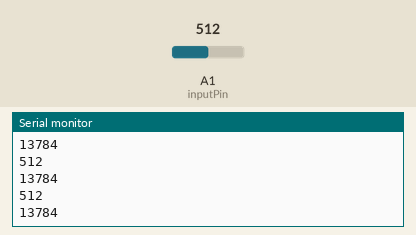
Simulated run of this sketch. Board: Arduino Uno, built with avr-gcc and run on an emulated ATmega328P. On the bench: the last lines printed to the serial monitor. Inputs (shaded band) come from the test bench; at power-on: A1 (inputPin) = 512.

Above: at 6.2 s.
6.3 s: A1 (inputPin) set to 716
At 7.1 s:
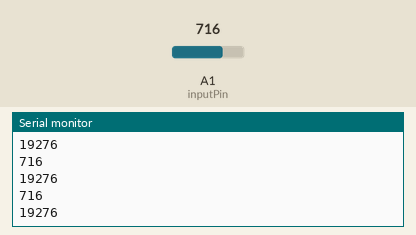
7.8 s: A1 (inputPin) set to 900
At 8.3 s:
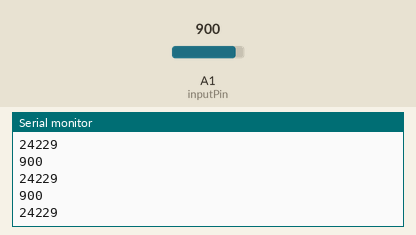
Timing chart, 0 to 10.8 s (numbered marks = the images above; inputs shaded):
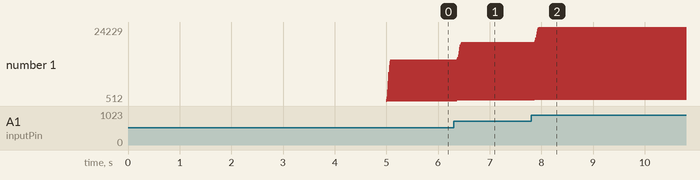

Measured:
- after the input at 6.3 s, the serial monitor: prints a new line after 0.07 s (image 1)
- after the input at 7.8 s, the serial monitor: prints a new line after 0.07 s (image 2)
- plotted number 1: 13784 → 19276 after the input at 6.3 s, 19276 → 2422 after the input at 7.8 s

The sketch:

Digital_Filter.ino
```cpp
/*
  Digital FIR Filter

 Reads analog input pin (range 0-1023) and
 prints the filtered output to the serial monitor

 The circuit:
 * analog signal connected to analog pin A1

*/
const int inputPin = A1;  // Analog input pin

// filter coefficients
const float b0=1;
const float b1=2.654;
const float b2=4.269;
const float b3=5.538;
const float b4=5.538;
const float b5=4.269;
const float b6=2.654;
const float b7=1;

// initial values for internal signals
int xstore1 = 0;
int xstore2 = 0;
int xstore3 = 0;
int xstore4 = 0;
int xstore5 = 0;
int xstore6 = 0;
int xstore7 = 0;

int yn = 0;

void setup() {
  Serial.begin(9600);
  delay(5000);
}

void loop() {

  // analogRead value from pin A1 (0-1023)
  int xn = analogRead(inputPin);


  // difference equation for filter
   yn= b0*xn  + b1*xstore1 + b2*xstore2 +
   b3*xstore3 + b4*xstore4 +b5*xstore5 +
   b6*xstore6 +b7*xstore7;

  // print to output
 Serial.println(xn);
// Serial.print("  ");
 Serial.println(yn);

  // update stored values
xstore7 = xstore6;
xstore6 = xstore5;
xstore5 = xstore4;
xstore4 = xstore3;
xstore3 = xstore2;
xstore2 = xstore1;
xstore1 = xn;

  delay(10);  // sample time ms
}
```
